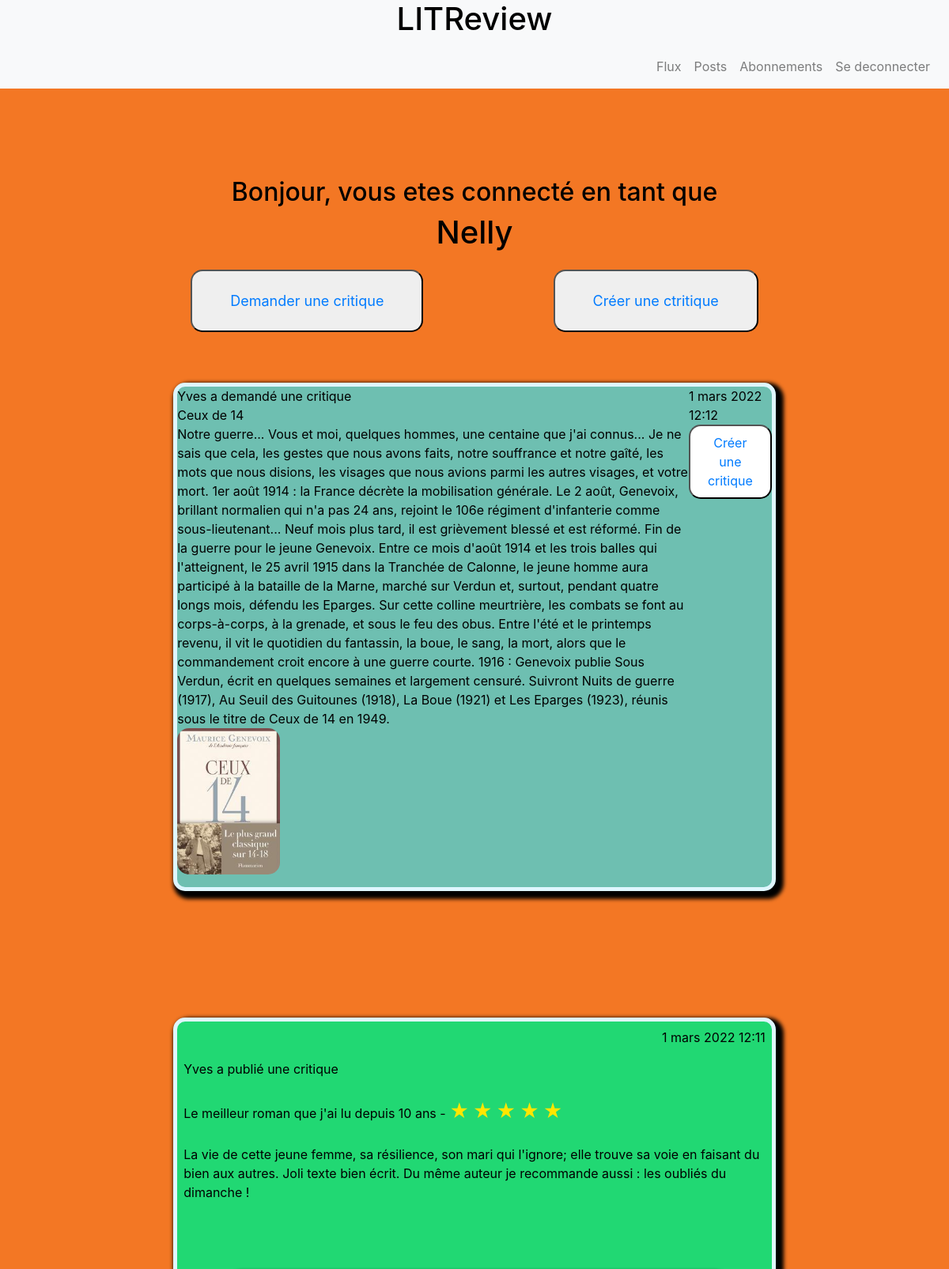
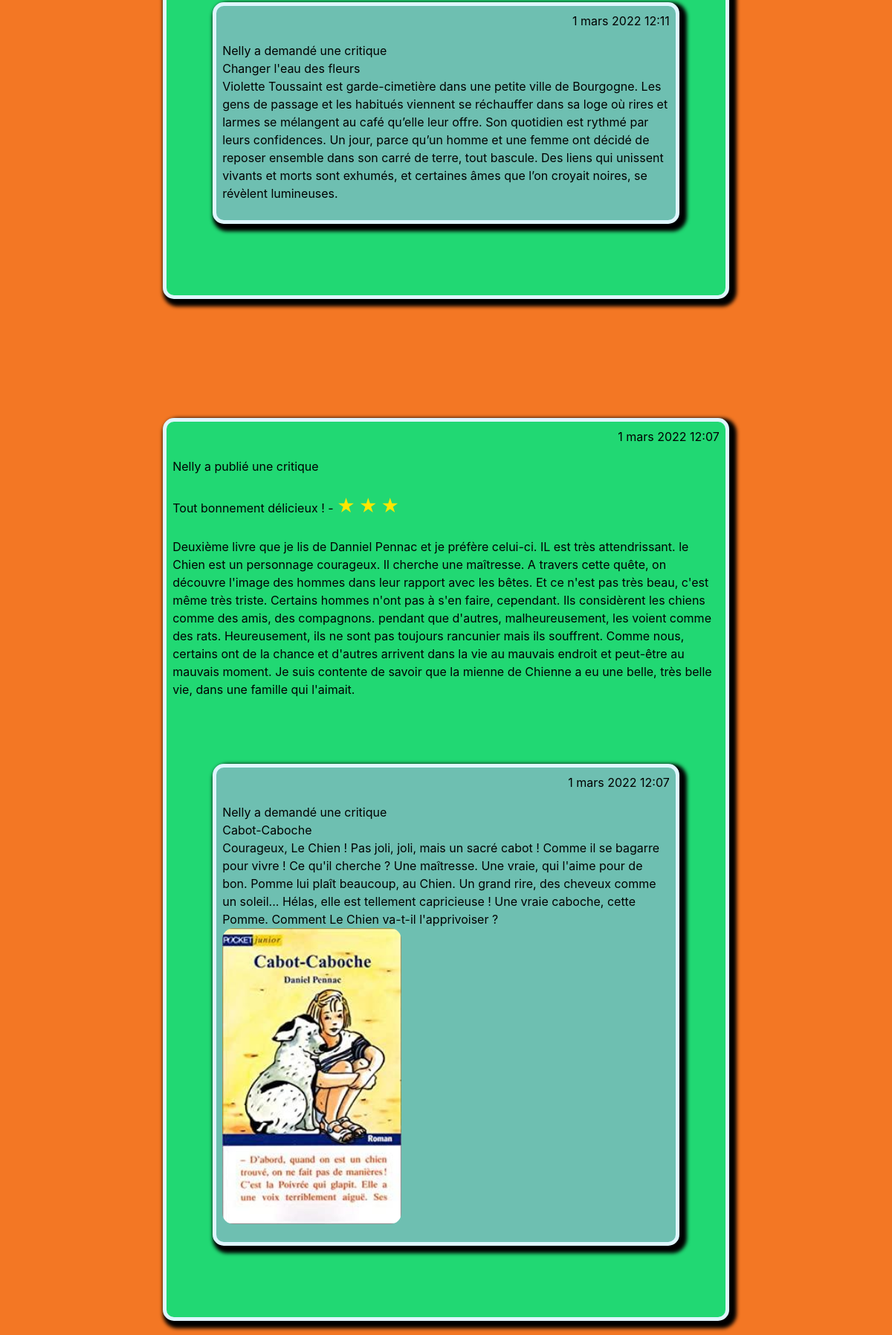
The app's page /home/ (signed in, upper part) with its own data (2 pictures, top to bottom).
### authentication/models.py (models this page shows)
class User(AbstractUser):
    ...

### flux/models.py (models this page shows, shortened)
class Ticket(models.Model):
    titre = models.CharField(max_length=128, blank=True)
    description = models.TextField(max_length=2048, blank=True)
    user = models.ForeignKey(to=settings.AUTH_USER_MODEL, on_delete=models.CASCADE, blank=True)
    image = models.ImageField(null=True, blank=True)
    time_created = models.DateTimeField(auto_now_add=True, blank=True)
    rated = models.BooleanField(default=False)
    IMAGE_MAX_SIZE = (400, 400)

class Review(models.Model):
    ticket = models.ForeignKey(to=Ticket, on_delete=models.CASCADE, blank=True)
    note = models.PositiveSmallIntegerField(validators=[MinValueValidator(0), MaxValueValidator(5)])
    accroche = models.CharField(max_length=128)
    critique = models.TextField(max_length=8192, blank=True)
    user = models.ForeignKey(
        to=settings.AUTH_USER_MODEL, on_delete=models.CASCADE, blank=True)
    time_created = models.DateTimeField(auto_now_add=True)

### flux/views.py (the view)
# urls.py: 2. Add a URL to urlpatterns:  path('', views.home, name='home')
@login_required
def home(request):
    following = UserFollow.objects.filter(user=request.user)
    reviews = Review.objects.all()
    tickets = Ticket.objects.all()
    tickets = tickets.annotate(content_type=Value("TICKET", CharField()))
    reviews = reviews.annotate(content_type=Value("REVIEW", CharField()))
    user_review = []
    user_ticket_unrated = []
    for item in reviews:
        if item.user == request.user or item.ticket.user == request.user:
            user_review.append(item)
        for user in following:
            if item.user == user.followed_user or item.ticket.user == user.followed_user:
                if item in user_review:
                    pass
                else:
                    user_review.append(item)
    for item in tickets:
        if item.user == request.user:
            if not item.rated:
                user_ticket_unrated.append(item)
        for user in following:
            if not item.rated:
                if item.user == user.followed_user:
                    user_ticket_unrated.append(item)
    posts = sorted(
        chain(user_review, user_ticket_unrated), key=lambda post: post.time_created, reverse=True
    )
    context = {
        'posts': posts,
        'following': following,
    }
    return render(request, 'flux/home.html', context=context)

### flux/templates/flux/home.html
{% extends 'base.html' %}
{% block content %}
<div class="jumbotron bg-transparent d-flex flex-column">
    <h2>Bonjour, vous etes connecté en tant que </h2>
    <h1> {{ request.user }} </h1>
    <div id="flux_home__button">
        <button>
            <a class="nav-link" href="{% url 'post-ticket' %}">Demander une critique</a>
        </button>
        <button class="flux_home__button-create_post">
            <a class="nav-link" href="{% url 'add-new-review' %}">Créer une ctritique</a>
        </button>
    </div>
    {% if posts|length > 0 %}
    {% for item in posts %}
         {% if item.content_type == 'TICKET' %}
                {% include 'ticket_unrated.html' %}
        {% elif item.content_type == 'REVIEW' %}
                {% include 'review_flux.html' %}
        {% endif %}
    {% endfor %}
    {% else %}
        <h1><strong>Oups .. vous n'avez encore rien publié,<br> OU ne suivez aucun utilisateur,<br>
            <a class="nav-link" href="{% url 'follow-users' %}">abonnez-vous</a> à
            quelqu'un pour suivre son activité !</strong></h1>
    {% endif %}
</div>
{% endblock content %}

### flux/templates/flux/posts/ticket_unrated.html (shortened to what this page needs)
<div class="container">
    <div class="jumbotron bg-transparent">
        <div class="ticket_unrated m-auto">
            <p> {{ item.user }} a demandé une critique <br>
                {{ item.titre }} <br>
                {{ item.description }}
                {% if item.image %}
                    <img src="{{ item.image.url }}">
                {% endif %}
            </p>
            <p>{{ item.time_created }}
                <button class="create_post">
                    <a class="nav-link" href="{% url 'post-ticket-review' item.id %}">Créer une critique</a>
                </button>
            </p>
        </div>
    </div>
</div>

### flux/templates/flux/posts/review_flux.html
<div class="container">
    <div class="jumbotron bg-transparent">
        <div class="review m-auto">
            <div class="review__creation p-2">
                <p> {{ item.time_created }} </p>
                <p> {{ item.user }} a publié une critique <br><br>
                    {{ item.accroche }} -
                    {% if item.note == 0 %}
                        <span style="font-size:150%;color:rgb(0, 0, 0);">&#x2606;</span>
                        <span style="font-size:150%;color:rgb(0, 0, 0);">&#x2606;</span>
                        <span style="font-size:150%;color:rgb(0, 0, 0);">&#x2606;</span>
                        <span style="font-size:150%;color:rgb(0, 0, 0);">&#x2606;</span>
                        <span style="font-size:150%;color:rgb(0, 0, 0);">&#x2606;</span>
                    {% elif item.note == 1  %}
                        <span style="font-size:150%;color:rgb(255, 230, 0);">&#x2605;</span>
                    {% elif item.note == 2  %}
                        <span style="font-size:150%;color:rgb(255, 230, 0);">&starf;</span>
                        <span style="font-size:150%;color:rgb(255, 230, 0);">&starf;</span>
                    {% elif item.note == 3  %}
                        <span style="font-size:150%;color:rgb(255, 230, 0);">&starf;</span>
                        <span style="font-size:150%;color:rgb(255, 230, 0);">&starf;</span>
                        <span style="font-size:150%;color:rgb(255, 230, 0);">&starf;</span>
                    {% elif item.note == 4  %}
                        <span style="font-size:150%;color:rgb(255, 230, 0);">&starf;</span>
                        <span style="font-size:150%;color:rgb(255, 230, 0);">&starf;</span>
                        <span style="font-size:150%;color:rgb(255, 230, 0);">&starf;</span>
                        <span style="font-size:150%;color:rgb(255, 230, 0);">&starf;</span>
                    {% elif item.note == 5  %}
                        <span style="font-size:150%;color:rgb(255, 230, 0);">&starf;</span>
                        <span style="font-size:150%;color:rgb(255, 230, 0);">&starf;</span>
                        <span style="font-size:150%;color:rgb(255, 230, 0);">&starf;</span>
                        <span style="font-size:150%;color:rgb(255, 230, 0);">&starf;</span>
                        <span style="font-size:150%;color:rgb(255, 230, 0);">&starf;</span>
                    {% endif %}
                    <br><br> {{ item.critique }}
                </p>
            </div>
            <div class="container w-auto">
                {% include 'ticket_review_flux.html' %}
            </div>
        </div>
    </div>
</div>

### flux/templates/flux/posts/ticket_review_flux.html
<div class="container">
    <div class="jumbotron bg-transparent">
        <div class="ticket m-auto">
            <div class="review__creation p-2">
                <p> {{ item.time_created }} </p>
                <p> {{ item.ticket.user }} a demandé une critique <br>
                    {{ item.ticket.titre }} <br>
                    {{ item.ticket.description }}
                    {% if item.ticket.image %}
                        <img src="{{ item.ticket.image.url }}">
                    {% endif %}
                </p>
            </div>
        </div>
    </div>
</div>

### static/styles.css (style rules this page uses)
.review, .ticket_unrated, .ticket { border: 5px solid #DFF6FF; border-radius: 15px; -webkit-box-shadow: 5px 5px 5px 5px black; box-shadow: 5px 5px 5px 5px black; margin-top: 25px; margin-bottom: 25px; }
body { background: #f37724; color: black; height: 50%; }
input, h2, h1 { text-align: center; }
button { border-radius: 15px; }
.review { display: -webkit-box; display: -ms-flexbox; display: flex; -webkit-box-orient: horizontal; -webkit-box-direction: normal; -ms-flex-direction: row; flex-direction: row; -webkit-box-align: none; -ms-flex-align: none; align-items: none; -webkit-box-pack: justify; -ms-flex-pack: justify; justify-content: space-between; background-color: #21d873; -ms-flex-wrap: wrap; flex-wrap: wrap; width: 80%; }
.review > div { width: 100%; display: -webkit-box; display: -ms-flexbox; display: flex; }
.review__creation { display: -webkit-box; display: -ms-flexbox; display: flex; -webkit-box-orient: vertical; -webkit-box-direction: normal; -ms-flex-direction: column; flex-direction: column; -webkit-box-align: end; -ms-flex-align: end; align-items: flex-end; -webkit-box-pack: justify; -ms-flex-pack: justify; justify-content: space-between; -ms-flex-wrap: wrap; flex-wrap: wrap; height: auto; width: 100%; }
.review .ticket { width: 100%; }
.ticket_unrated { display: -webkit-box; display: -ms-flexbox; display: flex; -webkit-box-orient: horizontal; -webkit-box-direction: normal; -ms-flex-direction: row; flex-direction: row; -webkit-box-align: start; -ms-flex-align: start; align-items: flex-start; -webkit-box-pack: justify; -ms-flex-pack: justify; justify-content: space-between; background-color: #6ebfb1; width: 80%; }
.ticket_unrated img { max-width: 20%; border-radius: 15px; }
.ticket_unrated .create_post { background-color: white; border-radius: 15px; }
.ticket_unrated p { display: -webkit-box; display: -ms-flexbox; display: flex; -webkit-box-orient: vertical; -webkit-box-direction: normal; -ms-flex-direction: column; flex-direction: column; -webkit-box-align: stretch; -ms-flex-align: stretch; align-items: stretch; -webkit-box-pack: none; -ms-flex-pack: none; justify-content: none; height: 90%; }
.ticket { display: -webkit-box; display: -ms-flexbox; display: flex; -webkit-box-orient: horizontal; -webkit-box-direction: normal; -ms-flex-direction: row; flex-direction: row; -webkit-box-align: center; -ms-flex-align: center; align-items: center; -webkit-box-pack: justify; -ms-flex-pack: justify; justify-content: space-between; background-color: #6ebfb1; width: 80%; }
.ticket img { max-width: 20%; border-radius: 15px; }
.ticket img { max-width: 40%; }
.ticket p { display: -webkit-box; display: -ms-flexbox; display: flex; -webkit-box-orient: vertical; -webkit-box-direction: normal; -ms-flex-direction: column; flex-direction: column; -webkit-box-align: stretch; -ms-flex-align: stretch; align-items: stretch; -webkit-box-pack: none; -ms-flex-pack: none; justify-content: none; height: 90%; }
#flux_home__button { display: -webkit-box; display: -ms-flexbox; display: flex; -webkit-box-orient: horizontal; -webkit-box-direction: normal; -ms-flex-direction: row; flex-direction: row; -webkit-box-align: center; -ms-flex-align: center; align-items: center; -webkit-box-pack: space-evenly; -ms-flex-pack: space-evenly; justify-content: space-evenly; }
#flux_home__button > button { margin-top: 15px; font-size: 18px; padding: 16px 32px; }

### records on screen
User: user "Nelly"
Ticket: user "Yves", titre "Ceux de 14", description "Notre guerre... Vous et moi, quelques hommes, une centaine que j'ai connus... Je ne sais que cela, les gestes que nous avons faits, notre souffrance et notre gaîté, les mots que nous disions, les visages que nous avions parmi les autres visages, et votre mort. 1er août 1914 : la France décrète la mobilisation générale. Le 2 août, Genevoix, brillant normalien qui n'a pas 24 ans, rejoint le 106e régiment d'infanterie comme sous-lieutenant... Neuf mois plus tard, il est grièvement blessé et est réformé. Fin de la guerre pour le jeune Genevoix. Entre ce mois d'août 1914 et les trois balles qui l'atteignent, le 25 avril 1915 dans la Tranchée de Calonne, le jeune homme aura participé à la…", image (picture), time_created "1 mars 2022 12:12"
Review: time_created "1 mars 2022 12:11", user "Yves", accroche "Le meilleur roman que j'ai lu depuis 10 ans", critique "La vie de cette jeune femme, sa résilience, son mari qui l'ignore; elle trouve sa voie en faisant du bien aux autres. Joli texte bien écrit. Du même auteur je recommande aussi : les oubliés du dimanche !", ticket.user "Nelly", ticket.titre "Changer l'eau des fleurs", ticket.description "Violette Toussaint est garde-cimetière dans une petite ville de Bourgogne. Les gens de passage et les habitués viennent se réchauffer dans sa loge où rires et larmes se mélangent au café qu’elle leur offre. Son quotidien est rythmé par leurs confidences. Un jour, parce qu’un homme et une femme ont décidé de reposer ensemble dans son carré de terre, tout bascule. Des liens qui unissent vivants et morts sont exhumés, et certaines âmes que l’on croyait noires, se révèlent lumineuses."
Review: time_created "1 mars 2022 12:07", user "Nelly", accroche "Tout bonnement délicieux !", critique "Deuxième livre que je lis de Danniel Pennac et je préfère celui-ci. IL est très attendrissant. le Chien est un personnage courageux. Il cherche une maîtresse. A travers cette quête, on découvre l'image des hommes dans leur rapport avec les bêtes. Et ce n'est pas très beau, c'est même très triste. Certains hommes n'ont pas à s'en faire, cependant. Ils considèrent les chiens comme des amis, des compagnons. pendant que d'autres, malheureusement, les voient comme des rats. Heureusement, ils ne sont pas toujours rancunier mais ils souffrent. Comme nous, certains ont de la chance et d'autres arrivent dans la vie au mauvais endroit et peut-être au mauvais moment. Je suis contente de savoir que la…", ticket.user "Nelly", ticket.titre "Cabot-Caboche", ticket.description "Courageux, Le Chien ! Pas joli, joli, mais un sacré cabot ! Comme il se bagarre pour vivre ! Ce qu'il cherche ? Une maîtresse. Une vraie, qui l'aime pour de bon. Pomme lui plaît beaucoup, au Chien. Un grand rire, des cheveux comme un soleil... Hélas, elle est tellement capricieuse ! Une vraie caboche, cette Pomme. Comment Le Chien va-t-il l'apprivoiser ?", ticket.image (picture)
